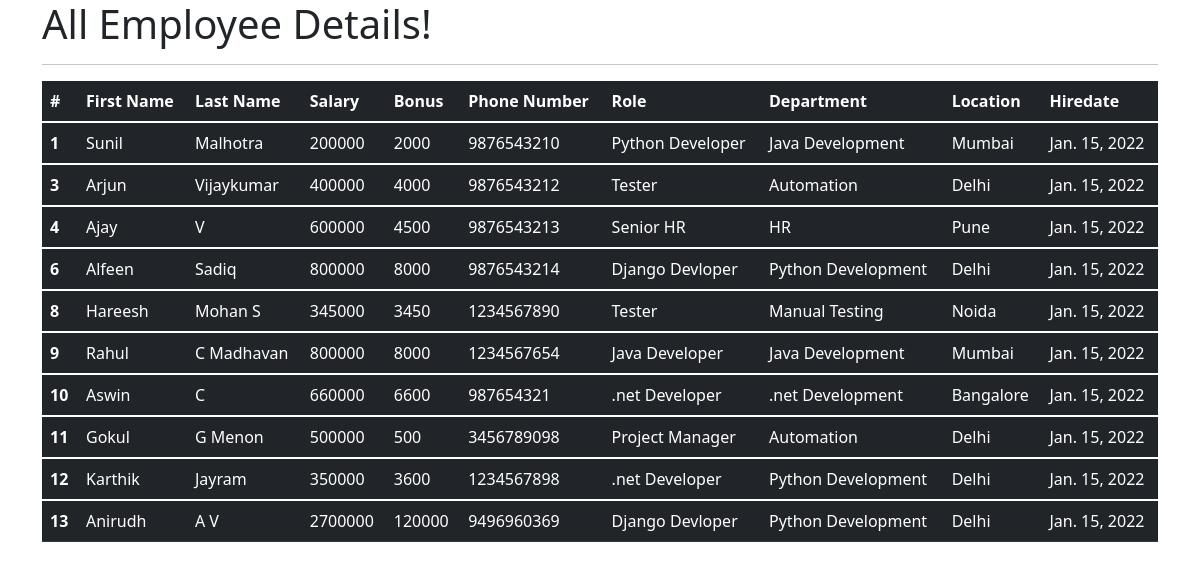
The app's page /all_emp with its own data.
### emp_app/models.py (models this page shows, shortened)
class Employee(models.Model):
    first_name = models.CharField(max_length=100, null=False)
    last_name = models.CharField(max_length=100)
    dept = models.ForeignKey(Department, on_delete=models.CASCADE)
    salary = models.IntegerField(default=0)
    bonus = models.IntegerField(default=0)
    role = models.ForeignKey(Role, on_delete=models.CASCADE)
    phone = models.IntegerField(default=0)
    hire_date = models.DateField()
    def __str__(self):
        return "%s %s %s" %(self.first_name, self.last_name, self.phone)

class Role(models.Model):
    name = models.CharField(max_length=100, null=False)

class Department(models.Model):
    name = models.CharField(max_length=100,null=False)
    location = models.CharField(max_length=100)

### emp_app/views.py (the view)
# urls.py: path('all_emp', views.all_emp, name='all_emp'),
def all_emp(request):
    emps = Employee.objects.all()
    context = {
        'emps': emps
    }
    print(context)
    return render(request, 'view_all_emp.html', context)

### emp_app/templates/view_all_emp.html (shortened to what this page needs)
<!DOCTYPE html>
<html lang="en">
<head>
  <link href="https://cdn.jsdelivr.net/npm/bootstrap@5.1.3/dist/css/bootstrap.min.css" rel="stylesheet">
</head>
  <body>
  <div class="container">
          <h1>All Employee Details!</h1>
      <hr>
     <table class="table table-dark">
  <thead>
    <tr>
      <th scope="col">#</th>
      <th scope="col">First Name</th>
      <th scope="col">Last Name</th>
      <th scope="col">Salary</th>
      <th scope="col">Bonus</th>
      <th scope="col">Phone Number</th>
      <th scope="col">Role</th>
      <th scope="col">Department</th>
      <th scope="col">Location</th>
      <th scope="col">Hiredate</th>
    </tr>
  </thead>
         {% for emp in emps %}
  <tbody>
    <tr>
      <th scope="row">{{emp.id}}</th>
      <td>{{emp.first_name}}</td>
      <td>{{emp.last_name}}</td>
      <td>{{emp.salary}}</td>
      <td>{{emp.bonus}}</td>
      <td>{{emp.phone}}</td>
      <td>{{emp.role.name}}</td>
      <td>{{emp.dept.name}}</td>
      <td>{{emp.dept.location}}</td>
      <td>{{emp.hire_date}}</td>
    </tr>
  </tbody>
         {% endfor %}
</table>
  </div>
  </body>
</html>

### records on screen
Employee: id "1", first_name "Sunil", last_name "Malhotra", salary "200000", bonus "2000", phone "9876543210", role.name "Python Developer", dept.name "Java Development", dept.location "Mumbai", hire_date "Jan. 15, 2022"
Employee: id "3", first_name "Arjun", last_name "Vijaykumar", salary "400000", bonus "4000", phone "9876543212", role.name "Tester", dept.name "Automation", dept.location "Delhi", hire_date "Jan. 15, 2022"
Employee: id "4", first_name "Ajay", last_name "V", salary "600000", bonus "4500", phone "9876543213", role.name "Senior HR", dept.name "HR", dept.location "Pune", hire_date "Jan. 15, 2022"
Employee: id "6", first_name "Alfeen", last_name "Sadiq", salary "800000", bonus "8000", phone "9876543214", role.name "Django Devloper", dept.name "Python Development", dept.location "Delhi", hire_date "Jan. 15, 2022"
Employee: id "8", first_name "Hareesh", last_name "Mohan S", salary "345000", bonus "3450", phone "1234567890", role.name "Tester", dept.name "Manual Testing", dept.location "Noida", hire_date "Jan. 15, 2022"
Employee: id "9", first_name "Rahul", last_name "C Madhavan", salary "800000", bonus "8000", phone "1234567654", role.name "Java Developer", dept.name "Java Development", dept.location "Mumbai", hire_date "Jan. 15, 2022"
Employee: id "10", first_name "Aswin", last_name "C", salary "660000", bonus "6600", phone "987654321", role.name ".net Developer", dept.name ".net Development", dept.location "Bangalore", hire_date "Jan. 15, 2022"
Employee: id "11", first_name "Gokul", last_name "G Menon", salary "500000", bonus "500", phone "3456789098", role.name "Project Manager", dept.name "Automation", dept.location "Delhi", hire_date "Jan. 15, 2022"
Employee: id "12", first_name "Karthik", last_name "Jayram", salary "350000", bonus "3600", phone "1234567898", role.name ".net Developer", dept.name "Python Development", dept.location "Delhi", hire_date "Jan. 15, 2022"
Employee: id "13", first_name "Anirudh", last_name "A V", salary "2700000", bonus "120000", phone "9496960369", role.name "Django Devloper", dept.name "Python Development", dept.location "Delhi", hire_date "Jan. 15, 2022"
